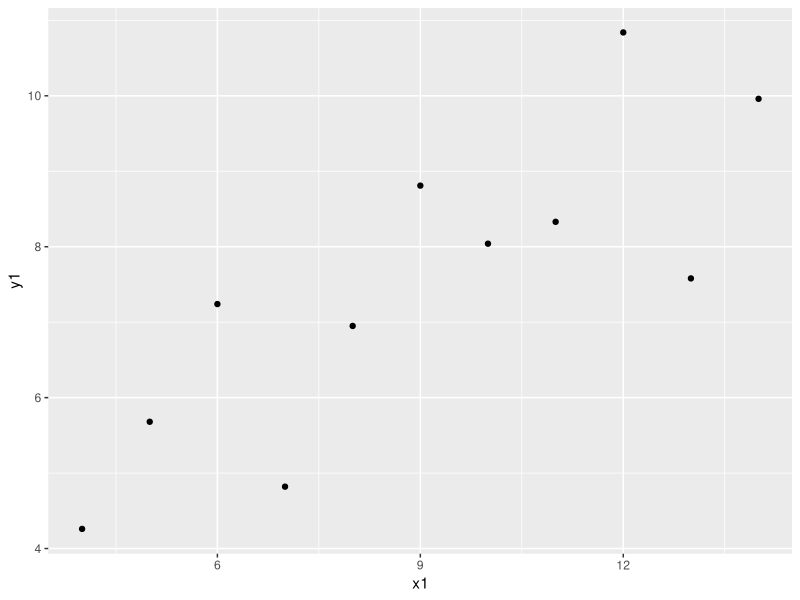
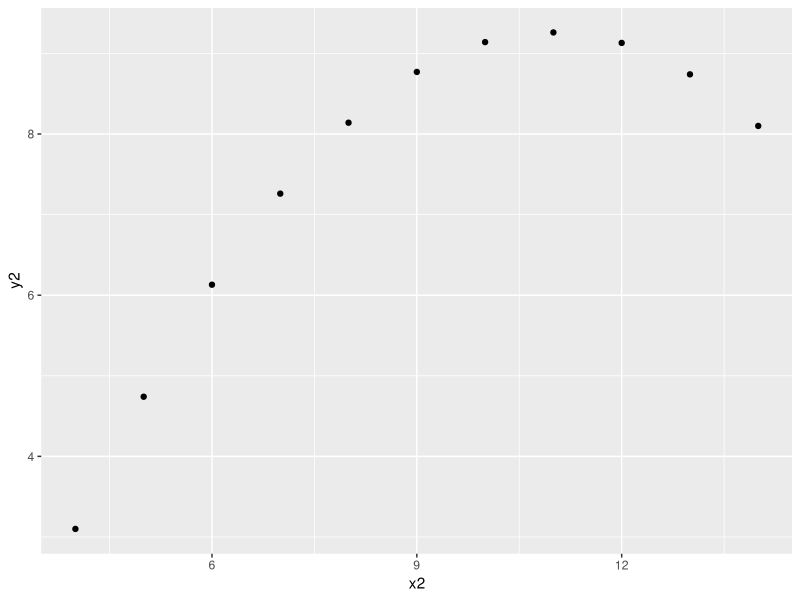
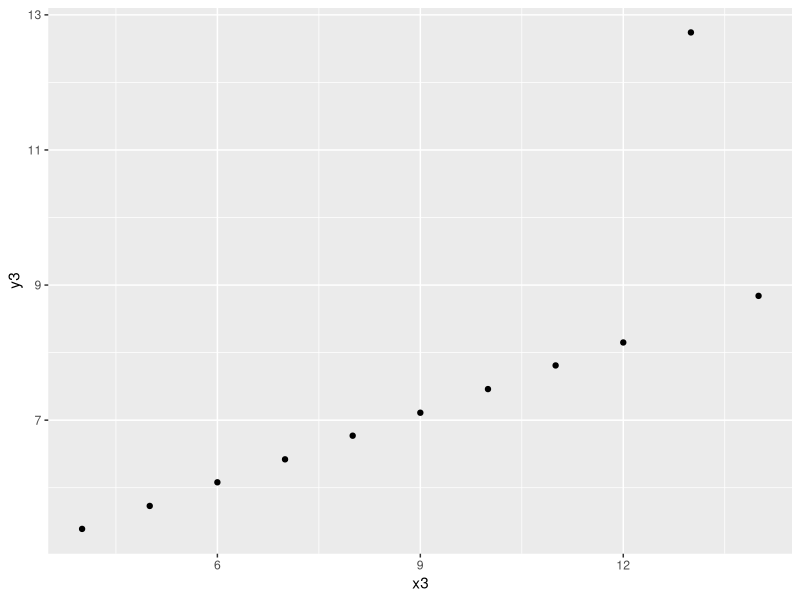
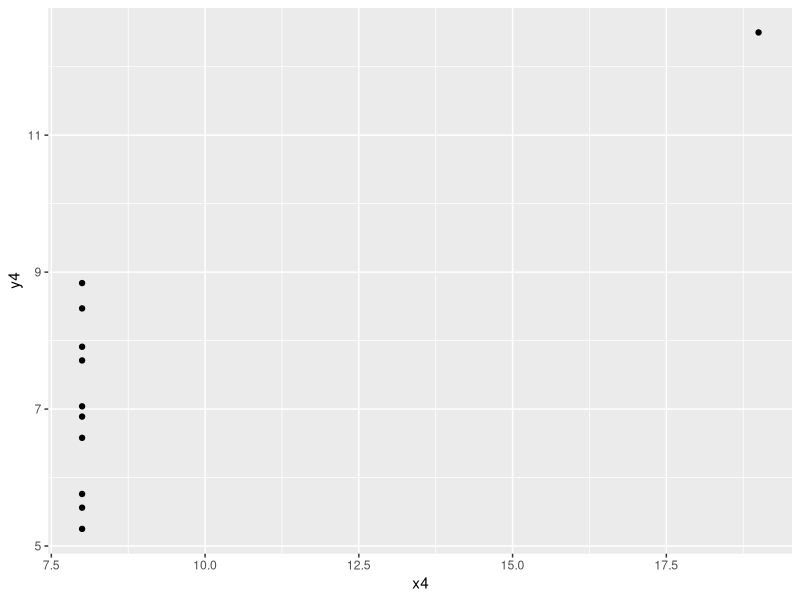
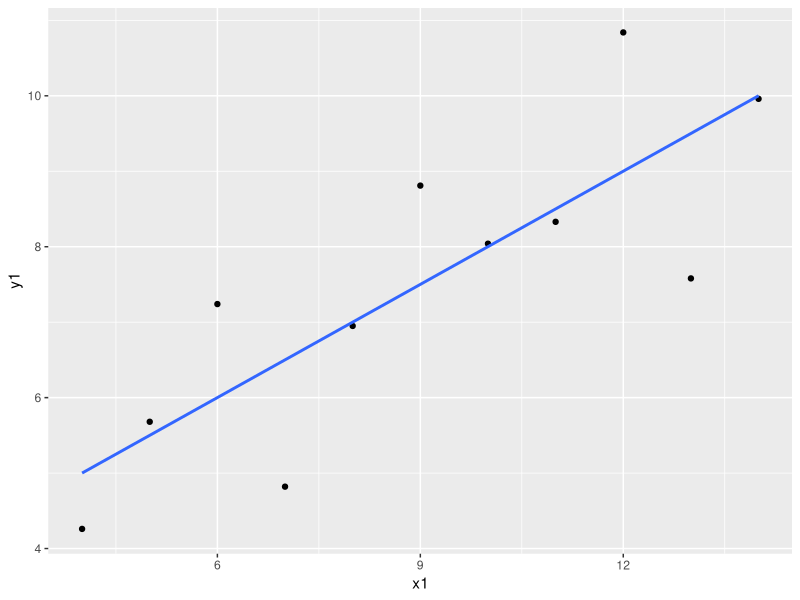
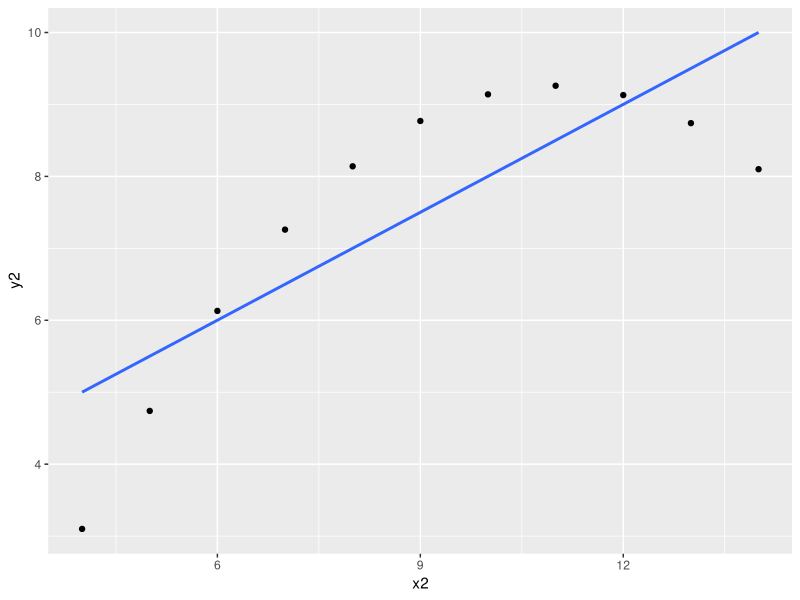
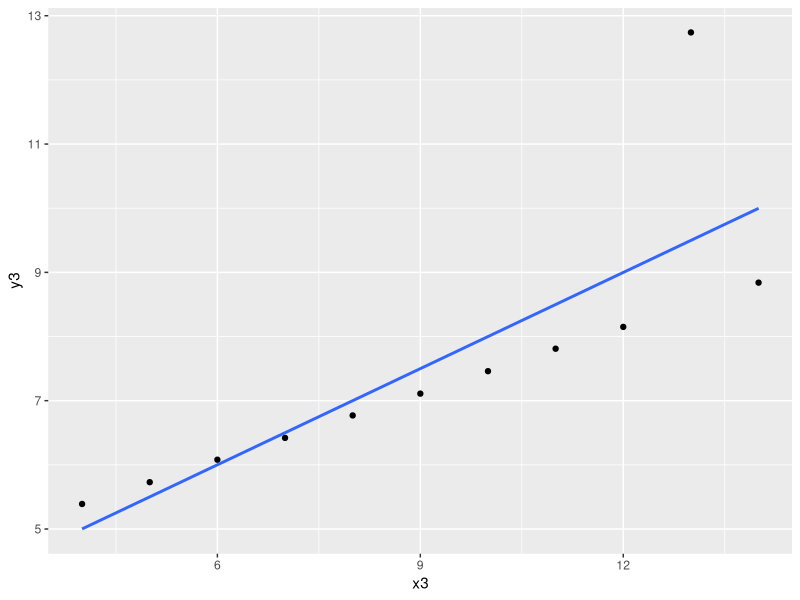
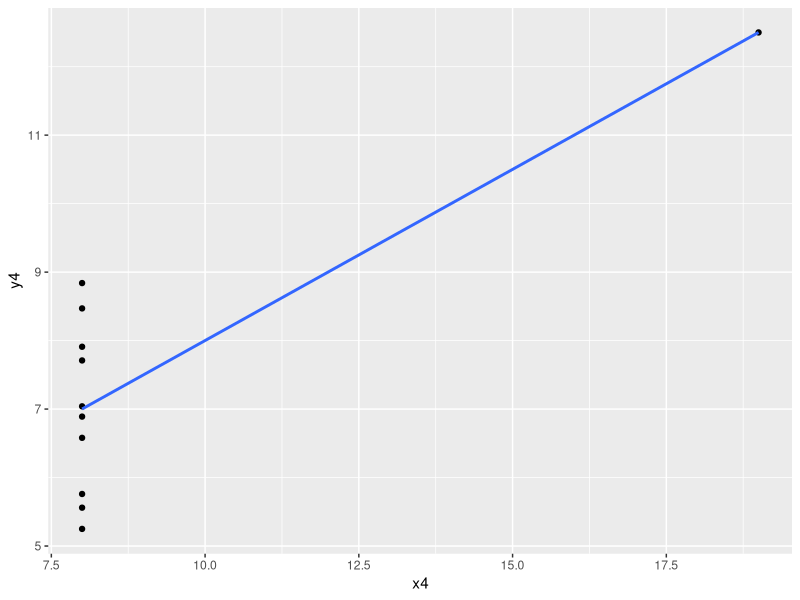

The R source for these figures, in order:
#23-0221 tues 20:34

#1 라이브러리
library(tidyverse)
library(patchwork)


#2 앤스컴
datasets::anscombe

#3 데이터셋
tibble(
  x1 = anscombe$x1,
  y1 = anscombe$y1
) -> anscombe_x1

tibble(
  x2 = anscombe$x2,
  y2 = anscombe$y2
) -> anscombe_x2

tibble(
  x3 = anscombe$x3,
  y3 = anscombe$y3
) -> anscombe_x3

tibble(
  x4 = anscombe$x4,
  y4 = anscombe$y4
) -> anscombe_x4


#4 #표준편차
sd(anscombe_x1$x1);sd(anscombe_x1$y1)
sd(anscombe_x2$x2);sd(anscombe_x2$y2)


#5 #상관계수
cor.test(anscombe_x1$x1,anscombe_x1$y1)
cor.test(anscombe_x2$x2,anscombe_x2$y2)


#5-1상관계수
cor(anscombe_x1$x1,anscombe_x1$y1)
cor(anscombe_x2$x2,anscombe_x2$y2)


#5-2 #R-square
sqrt(cor(anscombe_x1$x1,anscombe_x1$y1))
sqrt(cor(anscombe_x2$x2,anscombe_x2$y2))



#6 그래프 #geom_point
anscombe_x1

anscombe_x1 |> 
  ggplot(aes(x = x1, y = y1)) + geom_point()

anscombe_x2 |> 
  ggplot(aes(x = x2, y = y2)) + geom_point()

anscombe_x3 |> 
  ggplot(aes(x = x3, y = y3)) + geom_point()

anscombe_x4 |> 
  ggplot(aes(x = x4, y = y4)) + geom_point()



#7 #geom_point + geom_smooth
anscombe_x1 |> 
  ggplot(aes(x = x1, y = y1)) + geom_point() + 
  geom_smooth(method = "lm", se = F)

anscombe_x2 |> 
  ggplot(aes(x = x2, y = y2)) + geom_point() + 
  geom_smooth(method = "lm", se = F)

anscombe_x3 |> 
  ggplot(aes(x = x3, y = y3)) + geom_point() + 
  geom_smooth(method = "lm", se = F)

anscombe_x4 |> 
  ggplot(aes(x = x4, y = y4)) + geom_point() + 
  geom_smooth(method = "lm", se = F)



#8 #patchwork + coord_cartesian
anscombe_x1 |> 
  ggplot(aes(x = x1, y = y1)) + geom_point() + 
  geom_smooth(method = "lm", se = F) +
  coord_cartesian(ylim = c(0,12)) |

anscombe_x2 |> 
  ggplot(aes(x = x2, y = y2)) + geom_point() + 
  geom_smooth(method = "lm", se = F) +
  coord_cartesian(ylim = c(0,12))
